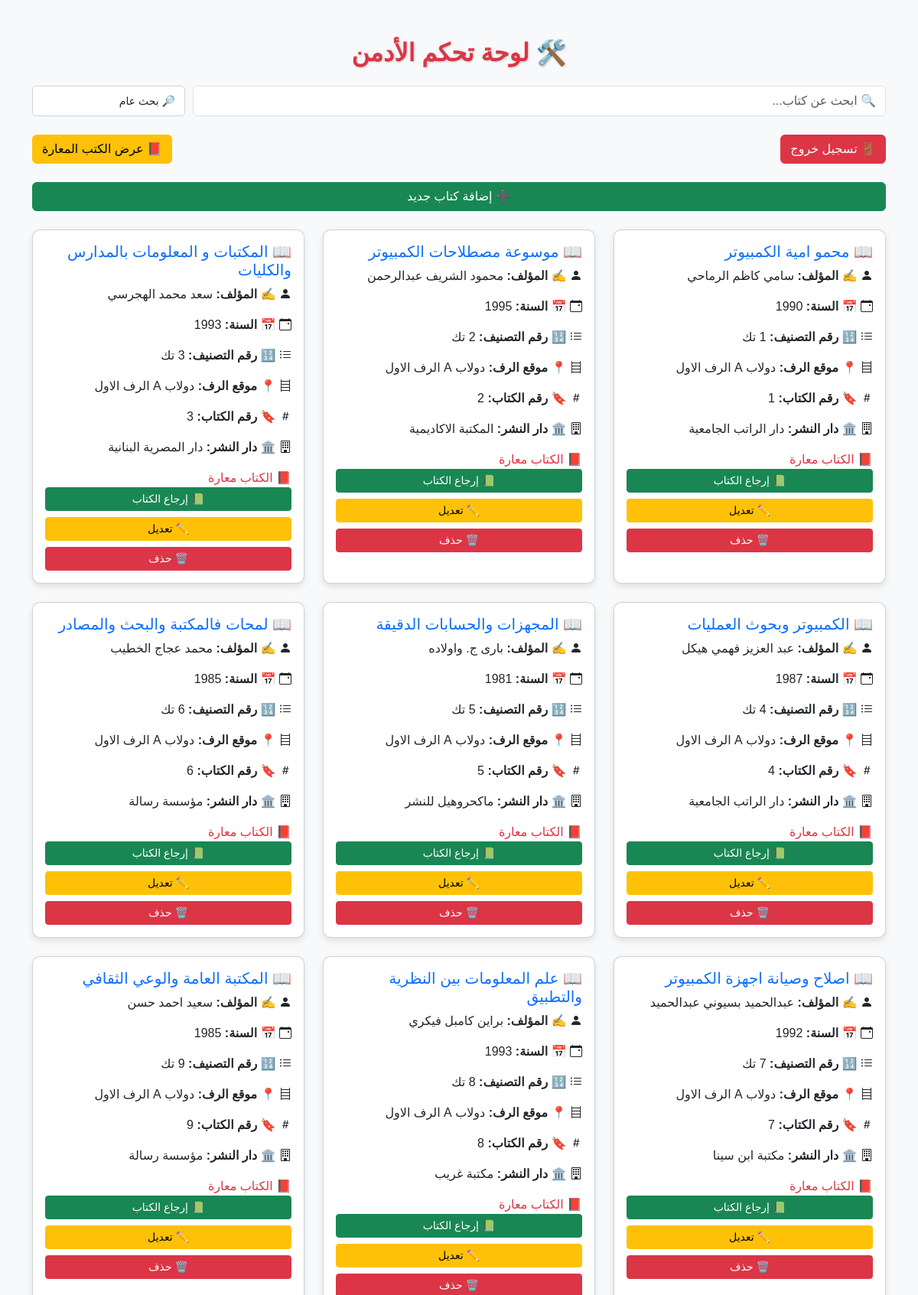
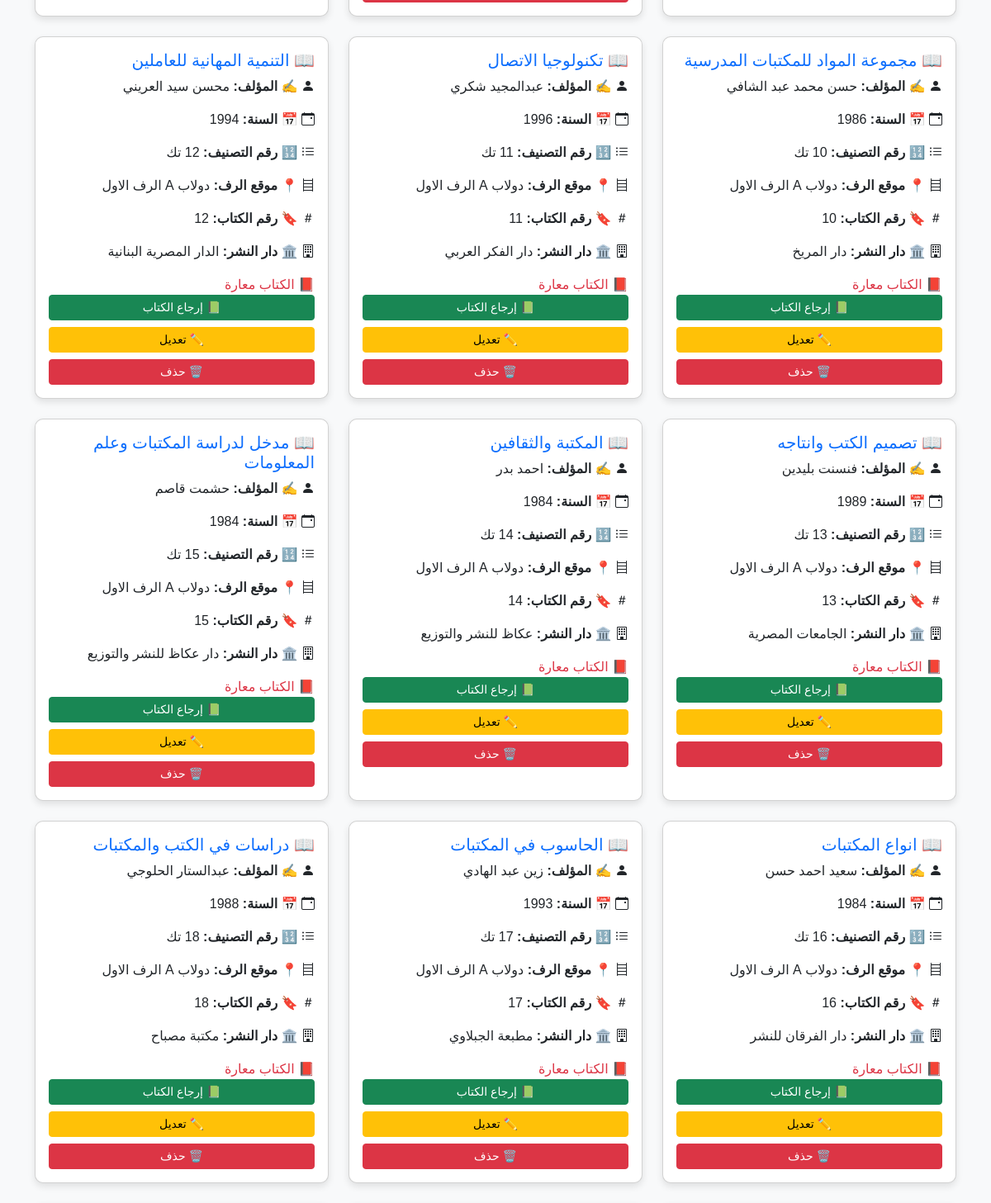
Screenshot of /admin_panel (signed in, upper part) with the database file from the repository (2 pictures, top to bottom).
### app.py (models this page shows)
class Book(db.Model):
    id = db.Column(db.Integer, primary_key=True)
    title = db.Column(db.String(100), nullable=False)
    author = db.Column(db.String(100), nullable=True)
    year = db.Column(db.String(10), nullable=True)
    category_number = db.Column(db.String(50), nullable=True)
    shelf_location = db.Column(db.String(50), nullable=True)
    book_number_on_shelf = db.Column(db.String(50), nullable=True)
    publisher = db.Column(db.String(100), nullable=True)
    is_borrowed = db.Column(db.Boolean, default=False)

### app.py (the view)
@app.route('/admin_panel')
def admin_panel():
    if 'admin_id' not in session:
        return redirect('/login')
    section = session.get('section')
    show_borrowed = request.args.get('show_borrowed') == 'True'  # قراءة المعلمة من الرابط
    if section == 'tech':
        model = Book
    elif section == 'media':
        model = EducationalMedia
    elif section == 'art_education':
        model = Artia
    elif section == 'homeeconomics':
        model = HomeEconomics
    elif section == 'musical':
        model = MusicalEducationMedia
    elif section == 'postgraduate':
        model = PostGraduateLibrary
    else:
        books = []
        model = None
    if model:
        if show_borrowed:
            books = model.query.filter_by(is_borrowed=True).all()
        else:
            books = model.query.all()
    else:
        books = []
    return render_template('admin_panel.html', books=books, section=section, show_borrowed=show_borrowed)

### templates/admin_panel.html (shortened to what this page needs)
<!DOCTYPE html>
<html lang="ar">
<head>
    <link href="https://cdn.jsdelivr.net/npm/bootstrap@5.3.0/dist/css/bootstrap.min.css" rel="stylesheet">
    <link rel="stylesheet" href="https://cdn.jsdelivr.net/npm/bootstrap-icons@1.10.5/font/bootstrap-icons.css">
</head>
<body dir="rtl" class="bg-light">
<div class="container">
    <h1 class="text-center mb-4 header-title">🛠️ لوحة تحكم الأدمن </h1>
    <div class="search-box mb-4 justify-content-center">
        <input type="text" id="searchInput" class="form-control" placeholder="🔍 ابحث عن كتاب...">
        <select id="filterSelect" class="form-control">
            <option value="all">🔎 بحث عام</option>
        </select>
    </div>
    <div class="d-flex justify-content-between mb-4">
        <a href="{{ url_for('logout') }}" class="btn btn-danger">🚪 تسجيل خروج</a>
        <a href="{{ url_for('admin_panel', show_borrowed=True) }}" class="btn btn-warning">📕 عرض الكتب المعارة</a>
    </div>
    <a href="{{ url_for('add_book', section=section) }}" class="btn btn-success w-100 mb-4">➕ إضافة كتاب جديد</a>
    <div class="row" id="book-list">
        {% if books and books|length > 0 %}
            {% for book in books %}
            <div class="col-md-4 mb-4 book-item">
                <div class="card h-100">
                    <div class="card-body">
                        <h5 class="card-title text-primary">📖 {{ book.title }}</h5>
                        <p class="card-text" data-type="author"><i class="bi bi-person-fill"></i> <strong>✍ المؤلف:</strong> {{ book.author or '-' }}</p>
                        <p class="card-text" data-type="year"><i class="bi bi-calendar-event"></i> <strong>📅 السنة:</strong> {{ book.year or '-' }}</p>
                        <p class="card-text" data-type="category"><i class="bi bi-list-ul"></i> <strong>🔢 رقم التصنيف:</strong> {{ book.category_number or '-' }}</p>
                        <p class="card-text" data-type="location"><i class="bi bi-bookshelf"></i> <strong>📍 موقع الرف:</strong> {{ book.shelf_location or '-' }}</p>
                        <p class="card-text" data-type="bookNumber"><i class="bi bi-hash"></i> <strong>🔖 رقم الكتاب:</strong> {{ book.book_number_on_shelf or '-' }}</p>
                        <p class="card-text" data-type="publisher"><i class="bi bi-building"></i> <strong>🏛️ دار النشر:</strong> {{ book.publisher or '-' }}</p>
                        {% if book.is_borrowed %}
                        <span class="text-danger mb-2">📕 الكتاب معارة</span>
                        <form action="{{ url_for('mark_as_returned', table='Book', item_id=book.id) }}" method="POST">
                            <button type="submit" class="btn btn-success btn-sm w-100">📗 إرجاع الكتاب</button>
                        </form>
                        {% else %}
                        <span class="text-success mb-2">📗 الكتاب متاح</span>
                        <form action="{{ url_for('mark_as_borrowed', table='Book', item_id=book.id) }}" method="POST">
                            <button type="submit" class="btn btn-primary btn-sm w-100">📕 استعارة الكتاب</button>
                        </form>
                        {% endif %}
                        <a href="{{ url_for('edit_book', section=section, id=book.id) }}" class="btn btn-warning btn-sm mt-2 w-100">✏️ تعديل</a>
                        <a href="{{ url_for('delete_book', section=section, id=book.id) }}" class="btn btn-danger btn-sm mt-2 w-100" onclick="return confirm('هل أنت متأكد من الحذف؟');">🗑️ حذف</a>
                    </div>
                </div>
            </div>
            {% endfor %}
        {% else %}
            <div class="alert alert-info text-center mt-4">
                لا يوجد كتب في هذا القسم.
            </div>
        {% endif %}
    </div>
</div>
</body>
</html>

### templates/admin_panel.html (style rules this page uses)
body { background-color: #eef2f3; direction: rtl; text-align: right; font-family: 'Tajawal', sans-serif; user-select: none; }
.container { margin-top: 50px; }
.card { box-shadow: 0 4px 8px rgba(0, 0, 0, 0.1); transition: transform 0.2s ease-in-out, box-shadow 0.2s ease-in-out; border-radius: 10px; }
.header-title { font-size: 32px; font-weight: bold; color: #dc3545; text-shadow: 1px 1px 3px rgba(0, 0, 0, 0.2); }
.search-box { display: flex; align-items: center; gap: 10px; margin-bottom: 20px; }
.search-box select { flex: 0.2; max-width: 200px; height: 40px; font-size: 14px; border-radius: 5px; border: 1px solid #ced4da; }
.search-box input { flex: 1; height: 40px; }

### rows the page displays
Book: title "محمو امية الكمبيوتر", author "سامي كاظم الرماحي", year "1990", category_number "1 تك", shelf_location "دولاب A الرف الاول", book_number_on_shelf "1", publisher "دار الراتب الجامعية"
Book: title "موسوعة مصطلاحات الكمبيوتر", author "محمود الشريف عبدالرحمن", year "1995", category_number "2 تك", shelf_location "دولاب A الرف الاول", book_number_on_shelf "2", publisher "المكتبة الاكاديمية"
Book: title "المكتبات و المعلومات بالمدارس والكليات", author "سعد محمد الهجرسي", year "1993", category_number "3 تك", shelf_location "دولاب A الرف الاول", book_number_on_shelf "3", publisher "دار المصرية البنانية"
Book: title "الكمبيوتر وبحوث العمليات", author "عبد العزيز فهمي هيكل", year "1987", category_number "4 تك", shelf_location "دولاب A الرف الاول", book_number_on_shelf "4", publisher "دار الراتب الجامعية"
Book: title "المجهزات والحسابات الدقيقة", author "بارى ج. واولاده", year "1981", category_number "5 تك", shelf_location "دولاب A الرف الاول", book_number_on_shelf "5", publisher "ماكحروهيل للنشر"
Book: title "لمحات فالمكتبة والبحث والمصادر", author "محمد عجاج الخطيب", year "1985", category_number "6 تك", shelf_location "دولاب A الرف الاول", book_number_on_shelf "6", publisher "مؤسسة رسالة"
Book: title "اصلاح وصيانة اجهزة الكمبيوتر", author "عبدالحميد بسيوني عبدالحميد", year "1992", category_number "7 تك", shelf_location "دولاب A الرف الاول", book_number_on_shelf "7", publisher "مكتبة ابن سينا"
Book: title "علم المعلومات بين النظرية والتطبيق", author "براين كامبل فيكري", year "1993", category_number "8 تك", shelf_location "دولاب A الرف الاول", book_number_on_shelf "8", publisher "مكتبة غريب"
Book: title "المكتبة العامة والوعي الثقافي", author "سعيد احمد حسن", year "1985", category_number "9 تك", shelf_location "دولاب A الرف الاول", book_number_on_shelf "9", publisher "مؤسسة رسالة"
Book: title "مجموعة المواد للمكتبات المدرسية", author "حسن محمد عبد الشافي", year "1986", category_number "10 تك", shelf_location "دولاب A الرف الاول", book_number_on_shelf "10", publisher "دار المريخ"
Book: title "تكنولوجيا الاتصال", author "عبدالمجيد شكري", year "1996", category_number "11 تك", shelf_location "دولاب A الرف الاول", book_number_on_shelf "11", publisher "دار الفكر العربي"
Book: title "التنمية المهانية للعاملين", author "محسن سيد العريني", year "1994", category_number "12 تك", shelf_location "دولاب A الرف الاول", book_number_on_shelf "12", publisher "الدار المصرية البنانية"
Book: title "تصميم الكتب وانتاجه", author "فنسنت بليدين", year "1989", category_number "13 تك", shelf_location "دولاب A الرف الاول", book_number_on_shelf "13", publisher "الجامعات المصرية"
Book: title "المكتبة والثقافين", author "احمد بدر", year "1984", category_number "14 تك", shelf_location "دولاب A الرف الاول", book_number_on_shelf "14", publisher "عكاظ للنشر والتوزيع"
Book: title "مدخل لدراسة المكتبات وعلم المعلومات", author "حشمت قاصم", year "1984", category_number "15 تك", shelf_location "دولاب A الرف الاول", book_number_on_shelf "15", publisher "دار عكاظ للنشر والتوزيع"
Book: title "انواع المكتبات", author "سعيد احمد حسن", year "1984", category_number "16 تك", shelf_location "دولاب A الرف الاول", book_number_on_shelf "16", publisher "دار الفرقان للنشر"
Book: title "الحاسوب في المكتبات", author "زين عبد الهادي", year "1993", category_number "17 تك", shelf_location "دولاب A الرف الاول", book_number_on_shelf "17", publisher "مطبعة الجبلاوي"
Book: title "دراسات في الكتب والمكتبات", author "عبدالستار الحلوجي", year "1988", category_number "18 تك", shelf_location "دولاب A الرف الاول", book_number_on_shelf "18", publisher "مكتبة مصباح"
